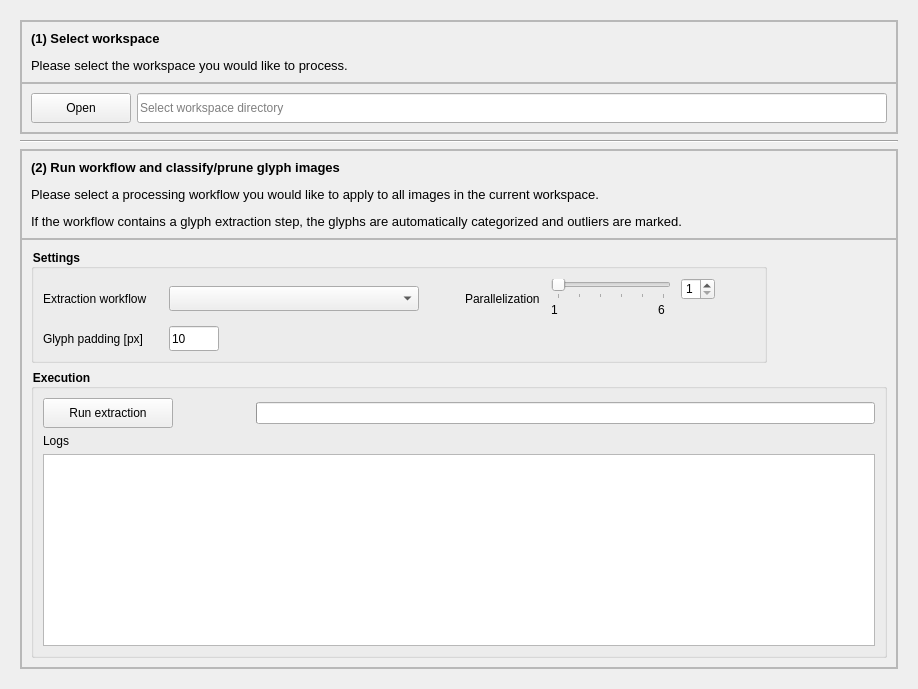
      <widget class="QWidget" name="extractTab">
       <attribute name="icon">
        <iconset resource="resources.qrc">
         <normaloff>:/icons/cil-satelite.svg</normaloff>:/icons/cil-satelite.svg</iconset>
       </attribute>
       <attribute name="title">
        <string>Extract/Prune</string>
       </attribute>
       <layout class="QHBoxLayout" name="horizontalLayout_11">
        <item>
         <widget class="QWidget" name="extractWidgets" native="true">
          <layout class="QVBoxLayout" name="verticalLayout_17">
           <item>
            <widget class="QFrame" name="extract1">
             <property name="frameShape">
              <enum>QFrame::StyledPanel</enum>
             </property>
             <property name="frameShadow">
              <enum>QFrame::Raised</enum>
             </property>
             <layout class="QVBoxLayout" name="verticalLayout_18">
              <property name="spacing">
               <number>0</number>
              </property>
              <property name="leftMargin">
               <number>0</number>
              </property>
              <property name="topMargin">
               <number>0</number>
              </property>
              <property name="rightMargin">
               <number>0</number>
              </property>
              <property name="bottomMargin">
               <number>0</number>
              </property>
              <item>
               <widget class="QFrame" name="extract1_title">
                <property name="frameShape">
                 <enum>QFrame::StyledPanel</enum>
                </property>
                <property name="frameShadow">
                 <enum>QFrame::Raised</enum>
                </property>
                <layout class="QVBoxLayout" name="verticalLayout_19">
                 <item>
                  <widget class="QLabel" name="labelWorkspaceSel">
                   <property name="text">
                    <string>&lt;html&gt;&lt;head/&gt;&lt;body&gt;&lt;p&gt;&lt;span style=&quot; font-size:10pt; font-weight:700;&quot;&gt;(1) Select workspace&lt;/span&gt;&lt;/p&gt;&lt;p&gt;&lt;span style=&quot; font-size:10pt;&quot;&gt;Please select the workspace you would like to process.&lt;/span&gt;&lt;/p&gt;&lt;/body&gt;&lt;/html&gt;</string>
                   </property>
                  </widget>
                 </item>
                </layout>
               </widget>
              </item>
              <item>
               <widget class="QFrame" name="extract1_content">
                <property name="minimumSize">
                 <size>
                  <width>876</width>
                  <height>50</height>
                 </size>
                </property>
                <property name="frameShape">
                 <enum>QFrame::StyledPanel</enum>
                </property>
                <property name="frameShadow">
                 <enum>QFrame::Raised</enum>
                </property>
                <layout class="QHBoxLayout" name="horizontalLayout_12">
                 <property name="spacing">
                  <number>6</number>
                 </property>
                 <property name="leftMargin">
                  <number>9</number>
                 </property>
                 <property name="topMargin">
                  <number>9</number>
                 </property>
                 <property name="rightMargin">
                  <number>9</number>
                 </property>
                 <property name="bottomMargin">
                  <number>9</number>
                 </property>
                 <item>
                  <layout class="QHBoxLayout" name="horizontalLayout_19">
                   <item>
                    <widget class="QPushButton" name="pushButtonWorkspaceSel">
                     <property name="sizePolicy">
                      <sizepolicy hsizetype="Fixed" vsizetype="Fixed">
                       <horstretch>0</horstretch>
                       <verstretch>0</verstretch>
                      </sizepolicy>
                     </property>
                     <property name="minimumSize">
                      <size>
                       <width>100</width>
                       <height>30</height>
                      </size>
                     </property>
                     <property name="maximumSize">
                      <size>
                       <width>100</width>
                       <height>30</height>
                      </size>
                     </property>
                     <property name="text">
                      <string>Open</string>
                     </property>
                     <property name="default">
                      <bool>false</bool>
                     </property>
                    </widget>
                   </item>
                   <item>
                    <widget class="QLineEdit" name="lineEditWorkspaceSel">
                     <property name="minimumSize">
                      <size>
                       <width>0</width>
                       <height>30</height>
                      </size>
                     </property>
                     <property name="font">
                      <font>
                       <italic>false</italic>
                      </font>
                     </property>
                     <property name="toolTip">
                      <string>&lt;html&gt;&lt;head/&gt;&lt;body&gt;&lt;p&gt;The workspace must contain a valid .mets file comptabile with the OCR-D ecosystem.&lt;/p&gt;&lt;/body&gt;&lt;/html&gt;</string>
                     </property>
                     <property name="text">
                      <string/>
                     </property>
                     <property name="readOnly">
                      <bool>false</bool>
                     </property>
                     <property name="placeholderText">
                      <string>Select workspace directory</string>
                     </property>
                     <property name="clearButtonEnabled">
                      <bool>true</bool>
                     </property>
                    </widget>
                   </item>
                  </layout>
                 </item>
                </layout>
               </widget>
              </item>
             </layout>
            </widget>
           </item>
           <item>
            <widget class="Line" name="line_4">
             <property name="orientation">
              <enum>Qt::Horizontal</enum>
             </property>
            </widget>
           </item>
           <item>
            <widget class="QFrame" name="extract2">
             <property name="frameShape">
              <enum>QFrame::StyledPanel</enum>
             </property>
             <property name="frameShadow">
              <enum>QFrame::Raised</enum>
             </property>
             <layout class="QVBoxLayout" name="verticalLayout_20">
              <property name="spacing">
               <number>0</number>
              </property>
              <property name="leftMargin">
               <number>0</number>
              </property>
              <property name="topMargin">
               <number>0</number>
              </property>
              <property name="rightMargin">
               <number>0</number>
              </property>
              <property name="bottomMargin">
               <number>0</number>
              </property>
              <item>
               <widget class="QFrame" name="extract2_title">
                <property name="frameShape">
                 <enum>QFrame::StyledPanel</enum>
                </property>
                <property name="frameShadow">
                 <enum>QFrame::Raised</enum>
                </property>
                <layout class="QVBoxLayout" name="verticalLayout_21">
                 <item>
                  <widget class="QLabel" name="labelWorkflowSelection">
                   <property name="text">
                    <string>&lt;html&gt;&lt;head/&gt;&lt;body&gt;&lt;p&gt;&lt;span style=&quot; font-size:10pt; font-weight:700;&quot;&gt;(2) Run workflow and classify/prune glyph images&lt;/span&gt;&lt;/p&gt;&lt;p&gt;&lt;span style=&quot; font-size:10pt;&quot;&gt;Please select a processing workflow you would like to apply to all images in the current workspace. &lt;/span&gt;&lt;/p&gt;&lt;p&gt;&lt;span style=&quot; font-size:10pt;&quot;&gt;If the workflow contains a glyph extraction step, the glyphs are automatically categorized and outliers are marked.&lt;/span&gt;&lt;/p&gt;&lt;/body&gt;&lt;/html&gt;</string>
                   </property>
                  </widget>
                 </item>
                </layout>
               </widget>
              </item>
              <item>
               <widget class="QFrame" name="extract2_content">
                <property name="frameShape">
                 <enum>QFrame::StyledPanel</enum>
                </property>
                <property name="frameShadow">
                 <enum>QFrame::Raised</enum>
                </property>
                <layout class="QVBoxLayout" name="verticalLayout_22">
                 <item alignment="Qt::AlignLeft">
                  <widget class="QGroupBox" name="groupBox">
                   <property name="sizePolicy">
                    <sizepolicy hsizetype="Expanding" vsizetype="Preferred">
                     <horstretch>0</horstretch>
                     <verstretch>0</verstretch>
                    </sizepolicy>
                   </property>
                   <property name="font">
                    <font>
                     <pointsize>-1</pointsize>
                     <bold>true</bold>
                    </font>
                   </property>
                   <property name="styleSheet">
                    <string notr="true">QGroupBox
{
    font-size: 12px;
    font-weight: bold;
}</string>
                   </property>
                   <property name="title">
                    <string>Settings</string>
                   </property>
                   <property name="flat">
                    <bool>false</bool>
                   </property>
                   <property name="checkable">
                    <bool>false</bool>
                   </property>
                   <layout class="QGridLayout" name="gridLayout_3">
                    <item row="0" column="0">
                     <widget class="QLabel" name="label_4">
                      <property name="minimumSize">
                       <size>
                        <width>120</width>
                        <height>20</height>
                       </size>
                      </property>
                      <property name="maximumSize">
                       <size>
                        <width>120</width>
                        <height>25</height>
                       </size>
                      </property>
                      <property name="text">
                       <string>Extraction workflow </string>
                      </property>
                     </widget>
                    </item>
                    <item row="0" column="3">
                     <spacer name="horizontalSpacer_14">
                      <property name="orientation">
                       <enum>Qt::Horizontal</enum>
                      </property>
                      <property name="sizeHint" stdset="0">
                       <size>
                        <width>40</width>
                        <height>20</height>
                       </size>
                      </property>
                     </spacer>
                    </item>
                    <item row="0" column="1">
                     <widget class="QComboBox" name="comboBoxWorkflowSel">
                      <property name="sizePolicy">
                       <sizepolicy hsizetype="Expanding" vsizetype="Fixed">
                        <horstretch>0</horstretch>
                        <verstretch>0</verstretch>
                       </sizepolicy>
                      </property>
                      <property name="minimumSize">
                       <size>
                        <width>250</width>
                        <height>25</height>
                       </size>
                      </property>
                      <property name="maximumSize">
                       <size>
                        <width>100</width>
                        <height>25</height>
                       </size>
                      </property>
                     </widget>
                    </item>
                    <item row="2" column="0">
                     <widget class="QLabel" name="label_2">
                      <property name="minimumSize">
                       <size>
                        <width>120</width>
                        <height>0</height>
                       </size>
                      </property>
                      <property name="maximumSize">
                       <size>
                        <width>120</width>
                        <height>16777215</height>
                       </size>
                      </property>
                      <property name="text">
                       <string>Glyph padding [px]</string>
                      </property>
                     </widget>
                    </item>
                    <item row="2" column="1">
                     <widget class="QLineEdit" name="lineEditPadding">
                      <property name="minimumSize">
                       <size>
                        <width>50</width>
                        <height>25</height>
                       </size>
                      </property>
                      <property name="maximumSize">
                       <size>
                        <width>50</width>
                        <height>25</height>
                       </size>
                      </property>
                      <property name="text">
                       <string>10</string>
                      </property>
                     </widget>
                    </item>
                    <item row="0" column="5">
                     <layout class="QVBoxLayout" name="verticalLayout_3">
                      <property name="spacing">
                       <number>0</number>
                      </property>
                      <property name="sizeConstraint">
                       <enum>QLayout::SetDefaultConstraint</enum>
                      </property>
                      <item>
                       <layout class="QHBoxLayout" name="horizontalLayout_3">
                        <item>
                         <widget class="QSlider" name="horizontalSliderParalellization">
                          <property name="enabled">
                           <bool>true</bool>
                          </property>
                          <property name="minimumSize">
                           <size>
                            <width>120</width>
                            <height>0</height>
                           </size>
                          </property>
                          <property name="maximumSize">
                           <size>
                            <width>150</width>
                            <height>16777215</height>
                           </size>
                          </property>
                          <property name="minimum">
                           <number>1</number>
                          </property>
                          <property name="maximum">
                           <number>6</number>
                          </property>
                          <property name="orientation">
                           <enum>Qt::Horizontal</enum>
                          </property>
                          <property name="invertedAppearance">
                           <bool>false</bool>
                          </property>
                          <property name="invertedControls">
                           <bool>false</bool>
                          </property>
                          <property name="tickPosition">
                           <enum>QSlider::TicksBelow</enum>
                          </property>
                          <property name="tickInterval">
                           <number>1</number>
                          </property>
                         </widget>
                        </item>
                        <item>
                         <spacer name="horizontalSpacer_10">
                          <property name="orientation">
                           <enum>Qt::Horizontal</enum>
                          </property>
                          <property name="sizeType">
                           <enum>QSizePolicy::Fixed</enum>
                          </property>
                          <property name="sizeHint" stdset="0">
                           <size>
                            <width>10</width>
                            <height>20</height>
                           </size>
                          </property>
                         </spacer>
                        </item>
                        <item>
                         <widget class="QSpinBox" name="spinBoxParallelization">
                          <property name="minimum">
                           <number>1</number>
                          </property>
                          <property name="maximum">
                           <number>6</number>
                          </property>
                          <property name="value">
                           <number>1</number>
                          </property>
                         </widget>
                        </item>
                        <item>
                         <spacer name="horizontalSpacer_8">
                          <property name="orientation">
                           <enum>Qt::Horizontal</enum>
                          </property>
                          <property name="sizeHint" stdset="0">
                           <size>
                            <width>40</width>
                            <height>20</height>
                           </size>
                          </property>
                         </spacer>
                        </item>
                       </layout>
                      </item>
                      <item>
                       <layout class="QHBoxLayout" name="horizontalLayout_14">
                        <property name="sizeConstraint">
                         <enum>QLayout::SetDefaultConstraint</enum>
                        </property>
                        <item alignment="Qt::AlignHCenter">
                         <widget class="QLabel" name="label_6">
                          <property name="sizePolicy">
                           <sizepolicy hsizetype="Preferred" vsizetype="Fixed">
                            <horstretch>0</horstretch>
                            <verstretch>0</verstretch>
                           </sizepolicy>
                          </property>
                          <property name="text">
                           <string>1</string>
                          </property>
                         </widget>
                        </item>
                        <item>
                         <spacer name="horizontalSpacer_7">
                          <property name="orientation">
                           <enum>Qt::Horizontal</enum>
                          </property>
                          <property name="sizeType">
                           <enum>QSizePolicy::Fixed</enum>
                          </property>
                          <property name="sizeHint" stdset="0">
                           <size>
                            <width>100</width>
                            <height>20</height>
                           </size>
                          </property>
                         </spacer>
                        </item>
                        <item alignment="Qt::AlignHCenter">
                         <widget class="QLabel" name="label_5">
                          <property name="enabled">
                           <bool>true</bool>
                          </property>
                          <property name="text">
                           <string>6</string>
                          </property>
                         </widget>
                        </item>
                        <item>
                         <spacer name="horizontalSpacer_9">
                          <property name="orientation">
                           <enum>Qt::Horizontal</enum>
                          </property>
                          <property name="sizeHint" stdset="0">
                           <size>
                            <width>40</width>
                            <height>20</height>
                           </size>
                          </property>
                         </spacer>
                        </item>
                       </layout>
                      </item>
                     </layout>
                    </item>
                    <item row="0" column="4">
                     <widget class="QLabel" name="label_3">
                      <property name="minimumSize">
                       <size>
                        <width>80</width>
                        <height>20</height>
                       </size>
                      </property>
                      <property name="maximumSize">
                       <size>
                        <width>80</width>
                        <height>100</height>
                       </size>
                      </property>
                      <property name="toolTip">
                       <string>&lt;html&gt;&lt;head/&gt;&lt;body&gt;&lt;p&gt;Specify the number of workers that process the task concurrently. &lt;/p&gt;&lt;p&gt;&lt;br/&gt;&lt;/p&gt;&lt;p&gt;This has no effect if the workspace was not parallelized during the import stage.&lt;/p&gt;&lt;/body&gt;&lt;/html&gt;</string>
                      </property>
                      <property name="text">
                       <string>Parallelization</string>
                      </property>
                     </widget>
                    </item>
                   </layout>
                  </widget>
                 </item>
                 <item>
                  <widget class="QGroupBox" name="groupBox_2">
                   <property name="styleSheet">
                    <string notr="true">QGroupBox
{
    font-size: 12px;
    font-weight: bold;
}</string>
                   </property>
                   <property name="title">
                    <string>Execution</string>
                   </property>
                   <layout class="QHBoxLayout" name="horizontalLayout_13">
                    <item>
                     <layout class="QGridLayout" name="gridLayout_8">
                      <item row="0" column="2">
                       <spacer name="horizontalSpacer_5">
                        <property name="orientation">
                         <enum>Qt::Horizontal</enum>
                        </property>
                        <property name="sizeType">
                         <enum>QSizePolicy::Fixed</enum>
                        </property>
                        <property name="sizeHint" stdset="0">
                         <size>
                          <width>40</width>
                          <height>20</height>
                         </size>
                        </property>
                       </spacer>
                      </item>
                      <item row="0" column="1">
                       <widget class="QLabel" name="labelIconRunWorkflow">
                        <property name="sizePolicy">
                         <sizepolicy hsizetype="Fixed" vsizetype="Fixed">
                          <horstretch>0</horstretch>
                          <verstretch>0</verstretch>
                         </sizepolicy>
                        </property>
                        <property name="minimumSize">
                         <size>
                          <width>25</width>
                          <height>25</height>
                         </size>
                        </property>
                        <property name="maximumSize">
                         <size>
                          <width>25</width>
                          <height>25</height>
                         </size>
                        </property>
                        <property name="text">
                         <string/>
                        </property>
                        <property name="pixmap">
                         <pixmap resource="resources.qrc">:/icons/cil-x-circle.svg</pixmap>
                        </property>
                        <property name="scaledContents">
                         <bool>true</bool>
                        </property>
                       </widget>
                      </item>
                      <item row="0" column="0">
                       <widget class="QPushButton" name="pushButtonRunWorkflow">
                        <property name="sizePolicy">
                         <sizepolicy hsizetype="Fixed" vsizetype="Fixed">
                          <horstretch>0</horstretch>
                          <verstretch>0</verstretch>
                         </sizepolicy>
                        </property>
                        <property name="minimumSize">
                         <size>
                          <width>130</width>
                          <height>30</height>
                         </size>
                        </property>
                        <property name="text">
                         <string>Run extraction</string>
                        </property>
                       </widget>
                      </item>
                      <item row="0" column="3">
                       <widget class="QProgressBar" name="progressBarRunWorkflow">
                        <property name="maximum">
                         <number>100</number>
                        </property>
                        <property name="value">
                         <number>-1</number>
                        </property>
                       </widget>
                      </item>
                      <item row="1" column="0">
                       <widget class="QLabel" name="logsLabel">
                        <property name="text">
                         <string>Logs</string>
                        </property>
                       </widget>
                      </item>
                      <item row="2" column="0" colspan="4">
                       <widget class="QPlainTextEdit" name="plainTextEditWorkflowLogs">
                        <property name="readOnly">
                         <bool>true</bool>
                        </property>
                       </widget>
                      </item>
                     </layout>
                    </item>
                   </layout>
                  </widget>
                 </item>
                </layout>
               </widget>
              </item>
             </layout>
            </widget>
           </item>
          </layout>
         </widget>
        </item>
       </layout>
      </widget>
